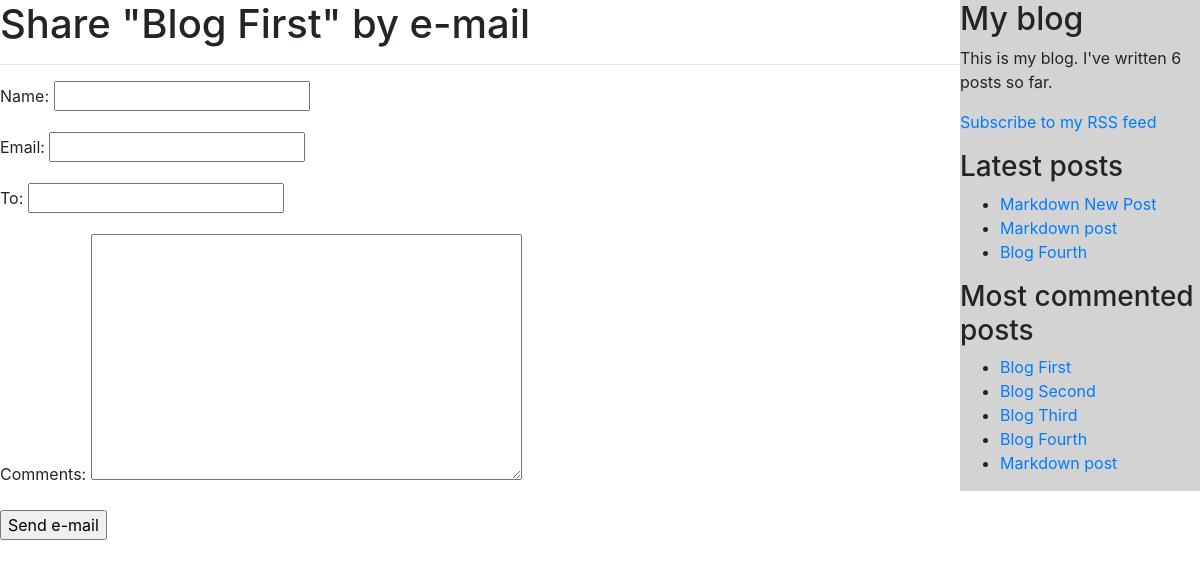
Page /blog/email/6 on the committed database.
### blog/models.py (models this page shows, shortened)
class Post(models.Model):
    STATUS_CHOICES = (
    ('draft', 'Draft'),
    ('published', 'Published'),
    )
    title = models.CharField(max_length=250)
    slug = models.SlugField(max_length=250,unique_for_date='publish')
    author = models.ForeignKey(User,on_delete = models.CASCADE,related_name='blog_posts')
    body = models.TextField()
    publish = models.DateTimeField(default=timezone.now)
    created = models.DateTimeField(auto_now_add=True)
    updated = models.DateTimeField(auto_now=True)
    status = models.CharField(max_length=10,choices=STATUS_CHOICES,default='draft')
    objects = models.Manager() # The default manager.
    published = PublishedManager() # Our custom manager.
    tags = TaggableManager()
    class Meta:
        ordering = ('-publish',)

### blog/views.py (the view)
# urls.py: path('email/<int:post_id>',views.post_share_template,name='post_share'),
def post_share_template(request, post_id):
    print(request.method)
    post = get_object_or_404(Post, id=post_id, status='draft')
    sent = False
    if request.method == 'POST':
        form = EmailPostForm(request.POST)
        if form.is_valid():
            cd = form.cleaned_data
            url_p = str(post.publish.year)+'/'+str(post.publish.month)+'/'+str(post.publish.day)+'/'+post.slug
            post_url = request.build_absolute_uri(post.get_absolute_url)
            subject = '{} ({}) recommends you reading "{}"'.format(cd['name'], cd['email'], post.title)
            message = 'Read "{}" at {}\n\n{}\'s comments: {}'.format(post.title, post_url, cd['name'], cd['comments'])
            send_mail(subject, message, settings.EMAIL_HOST_USER,[cd['to']])
            sent = True
    else:
        form = EmailPostForm()
    return render(request, 'blog/post/share.html', {'post': post,'form': form,'sent': sent})

### blog/forms.py
class EmailPostForm(forms.Form):
    name = forms.CharField(max_length=25)
    email = forms.EmailField()
    to = forms.EmailField()
    comments = forms.CharField(required=False,widget=forms.Textarea)

### blog/models.py (called while the page is built)
    def get_queryset(self):
        return super().get_queryset()

### blog/templatetags/blog_tags.py (called while the page is built)
@register.simple_tag
def total_posts():
    return Post.published.count()

@register.inclusion_tag('blog/post/latest_posts.html')
def show_latest_posts(count=5):
    latest_posts = Post.published.order_by('-publish')[:count]
    return {'latest_posts': latest_posts}

@register.simple_tag
def get_most_commented_posts(count=5):
    return Post.published.annotate(total_comments=Count('comments')).order_by('-total_comments')[:count]

### blog/templates/blog/post/share.html (shortened to what this page needs)
{% extends "blog/base.html" %}
{% block content %}
{% if sent %}
<h1>E-mail successfully sent</h1>
<p>
"{{ post.title }}" was successfully sent to {{ cd.to }}.
</p>
{% else %}
<h1>Share "{{ post.title }}" by e-mail</h1>
<hr border-top: 17px solid #bbb;>
<form method="post" action="" >
 {{ form.as_p }}
<input type="submit" value="Send e-mail">
</form>
{% endif %}
{% endblock %}

### blog/templates/blog/base.html (shortened to what this page needs)
{% load blog_tags %}
{% load static %}
<!DOCTYPE html>
<html>
<head>
<link href="{% static "css/blog.css" %}" rel="stylesheet">
<link rel="stylesheet" href="https://cdn.jsdelivr.net/npm/bootstrap@4.0.0/dist/css/bootstrap.min.css">
</head>
<body>
<div id="content" style="width: 80%; float:left;">
{% block content %}
{% endblock %}
</div>
<div id="sidebar" style="width: 20%; float:right; background-color:lightgray">
    <div>
    <h2>My blog</h2>
    <p>This is my blog. I've written {% total_posts %} posts so far.</p>
    <p><a href="{% url 'post_feed' %}">Subscribe to my RSS feed</a>
        </p>
    <h3>Latest posts</h3>
    {% show_latest_posts 3 %}
    </div>
    <div>
        <h3>Most commented posts</h3>
        {% get_most_commented_posts as most_commented_posts %}
        <ul>
        {% for post in most_commented_posts %}
        <li>
        <a href="">{{ post.title }}</a>
        </li>
        {% endfor %}
        </ul>
    </div>
</div>
</body>
</html>

### blog/templates/blog/post/latest_posts.html
<ul>
    {% for post in latest_posts %}
    <li>
        <a href="">
    {{ post.title }}
</a>
    </li>
    {% endfor %}
    </ul>

### rows in the picture
Post: title "Blog First"
Post: title "Markdown New Post"
Post: title "Markdown post"
Post: title "Blog Fourth"
Post: title "Blog Second"
Post: title "Blog Third"
